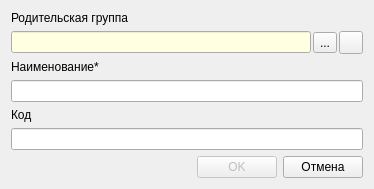
<?xml version="1.0" encoding="UTF-8"?>
<ui version="4.0">
 <class>FormNewsGroupCard</class>
 <widget class="QDialog" name="FormNewsGroupCard">
  <property name="geometry">
   <rect>
    <x>0</x>
    <y>0</y>
    <width>374</width>
    <height>188</height>
   </rect>
  </property>
  <property name="windowTitle">
   <string>Добваление группы</string>
  </property>
  <layout class="QVBoxLayout" name="verticalLayout">
   <property name="spacing">
    <number>6</number>
   </property>
   <item>
    <widget class="QLabel" name="label_3">
     <property name="sizePolicy">
      <sizepolicy hsizetype="Preferred" vsizetype="Preferred">
       <horstretch>0</horstretch>
       <verstretch>0</verstretch>
      </sizepolicy>
     </property>
     <property name="text">
      <string>Родительская группа</string>
     </property>
    </widget>
   </item>
   <item>
    <layout class="QHBoxLayout" name="horizontalLayout_2">
     <property name="spacing">
      <number>2</number>
     </property>
     <item>
      <widget class="QLineEdit" name="lineEditParentGroup">
       <property name="palette">
        <palette>
         <active>
          <colorrole role="Base">
           <brush brushstyle="SolidPattern">
            <color alpha="255">
             <red>255</red>
             <green>255</green>
             <blue>225</blue>
            </color>
           </brush>
          </colorrole>
         </active>
         <inactive>
          <colorrole role="Base">
           <brush brushstyle="SolidPattern">
            <color alpha="255">
             <red>255</red>
             <green>255</green>
             <blue>225</blue>
            </color>
           </brush>
          </colorrole>
         </inactive>
         <disabled>
          <colorrole role="Base">
           <brush brushstyle="SolidPattern">
            <color alpha="255">
             <red>240</red>
             <green>240</green>
             <blue>240</blue>
            </color>
           </brush>
          </colorrole>
         </disabled>
        </palette>
       </property>
      </widget>
     </item>
     <item>
      <widget class="QToolButton" name="toolButtonParentGroup">
       <property name="toolTip">
        <string>Выбрать родительскую группу из справочника</string>
       </property>
       <property name="text">
        <string>...</string>
       </property>
      </widget>
     </item>
     <item>
      <widget class="QToolButton" name="toolButtonClearParentGroup">
       <property name="toolTip">
        <string>Отвязать родительскую группу</string>
       </property>
       <property name="text">
        <string/>
       </property>
       <property name="icon">
        <iconset resource="../res.qrc">
         <normaloff>:/16/icons/16x16/Delete.png</normaloff>:/16/icons/16x16/Delete.png</iconset>
       </property>
      </widget>
     </item>
    </layout>
   </item>
   <item>
    <widget class="QLabel" name="label">
     <property name="text">
      <string>Наименование*</string>
     </property>
    </widget>
   </item>
   <item>
    <widget class="QLineEdit" name="lineEditName"/>
   </item>
   <item>
    <widget class="QLabel" name="label_2">
     <property name="text">
      <string>Код</string>
     </property>
    </widget>
   </item>
   <item>
    <widget class="QLineEdit" name="lineEditCode"/>
   </item>
   <item>
    <spacer name="verticalSpacer">
     <property name="orientation">
      <enum>Qt::Vertical</enum>
     </property>
     <property name="sizeHint" stdset="0">
      <size>
       <width>20</width>
       <height>1</height>
      </size>
     </property>
    </spacer>
   </item>
   <item>
    <layout class="QHBoxLayout" name="horizontalLayout">
     <item>
      <spacer name="horizontalSpacer">
       <property name="orientation">
        <enum>Qt::Horizontal</enum>
       </property>
       <property name="sizeHint" stdset="0">
        <size>
         <width>40</width>
         <height>20</height>
        </size>
       </property>
      </spacer>
     </item>
     <item>
      <widget class="QPushButton" name="pushButtonOK">
       <property name="enabled">
        <bool>false</bool>
       </property>
       <property name="text">
        <string>OK</string>
       </property>
      </widget>
     </item>
     <item>
      <widget class="QPushButton" name="pushButtonCancel">
       <property name="text">
        <string>Отмена</string>
       </property>
      </widget>
     </item>
    </layout>
   </item>
  </layout>
 </widget>
 <tabstops>
  <tabstop>lineEditName</tabstop>
  <tabstop>lineEditCode</tabstop>
  <tabstop>lineEditParentGroup</tabstop>
  <tabstop>toolButtonParentGroup</tabstop>
  <tabstop>toolButtonClearParentGroup</tabstop>
  <tabstop>pushButtonOK</tabstop>
  <tabstop>pushButtonCancel</tabstop>
 </tabstops>
 <resources>
  <include location="../res.qrc"/>
 </resources>
 <connections/>
</ui>
